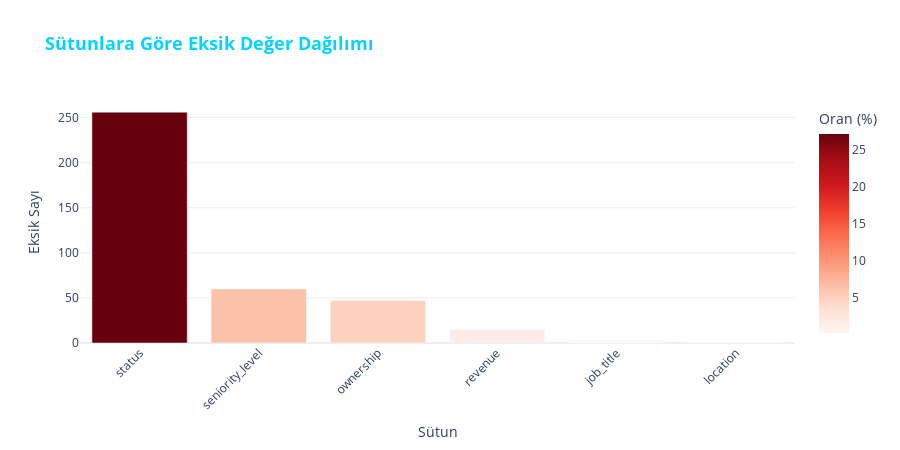

Here is the notebook cell this chart was saved with:
### Code cell
# Eksik değer grafiği
missing_filtered = missing_df[missing_df['Eksik Sayı'] > 0]

if len(missing_filtered) > 0:
    fig_missing = px.bar(
        missing_filtered,
        x='Sütun',
        y='Eksik Sayı',
        color='Oran (%)',
        title='<b>Sütunlara Göre Eksik Değer Dağılımı</b>',
        color_continuous_scale='Reds',
        height=450
    )
    fig_missing.update_layout(
        title_font=dict(size=18, color='#00d4ff'),
        xaxis_tickangle=-45
    )
    fig_missing.show()
else:
    print("✅ Veri setinde eksik değer bulunmamaktadır!")

### Figure 1 — Plotly figure (JSON) as saved in the notebook; plotly's stock layout.template omitted (floating-point values rounded to 4 significant figures)
{"data": [{"hovertemplate": "Sütun=%{x}<br>Eksik Sayı=%{y}<br>Oran (%)=%{marker.color}<extra></extra>", "legendgroup": "", "marker": {"color": [27.12, 6.36, 4.98, 1.59, 0.32, 0.21], "coloraxis": "coloraxis", "pattern": {"shape": ""}}, "name": "", "orientation": "v", "showlegend": false, "textposition": "auto", "type": "bar", "x": ["status", "seniority_level", "ownership", "revenue", "job_title", "location"], "xaxis": "x", "y": [256, 60, 47, 15, 3, 2], "yaxis": "y"}], "layout": {"barmode": "relative", "coloraxis": {"colorbar": {"title": {"text": "Oran (%)"}}, "colorscale": [[0, "rgb(255,245,240)"], [0.125, "rgb(254,224,210)"], [0.25, "rgb(252,187,161)"], [0.375, "rgb(252,146,114)"], [0.5, "rgb(251,106,74)"], [0.625, "rgb(239,59,44)"], [0.75, "rgb(203,24,29)"], [0.875, "rgb(165,15,21)"], [1, "rgb(103,0,13)"]]}, "height": 450, "legend": {"tracegroupgap": 0}, "title": {"font": {"color": "#00d4ff", "size": 18}, "text": "<b>Sütunlara Göre Eksik Değer Dağılımı</b>"}, "xaxis": {"anchor": "y", "domain": [0, 1], "tickangle": -45, "title": {"text": "Sütun"}}, "yaxis": {"anchor": "x", "domain": [0, 1], "title": {"text": "Eksik Sayı"}}}}
